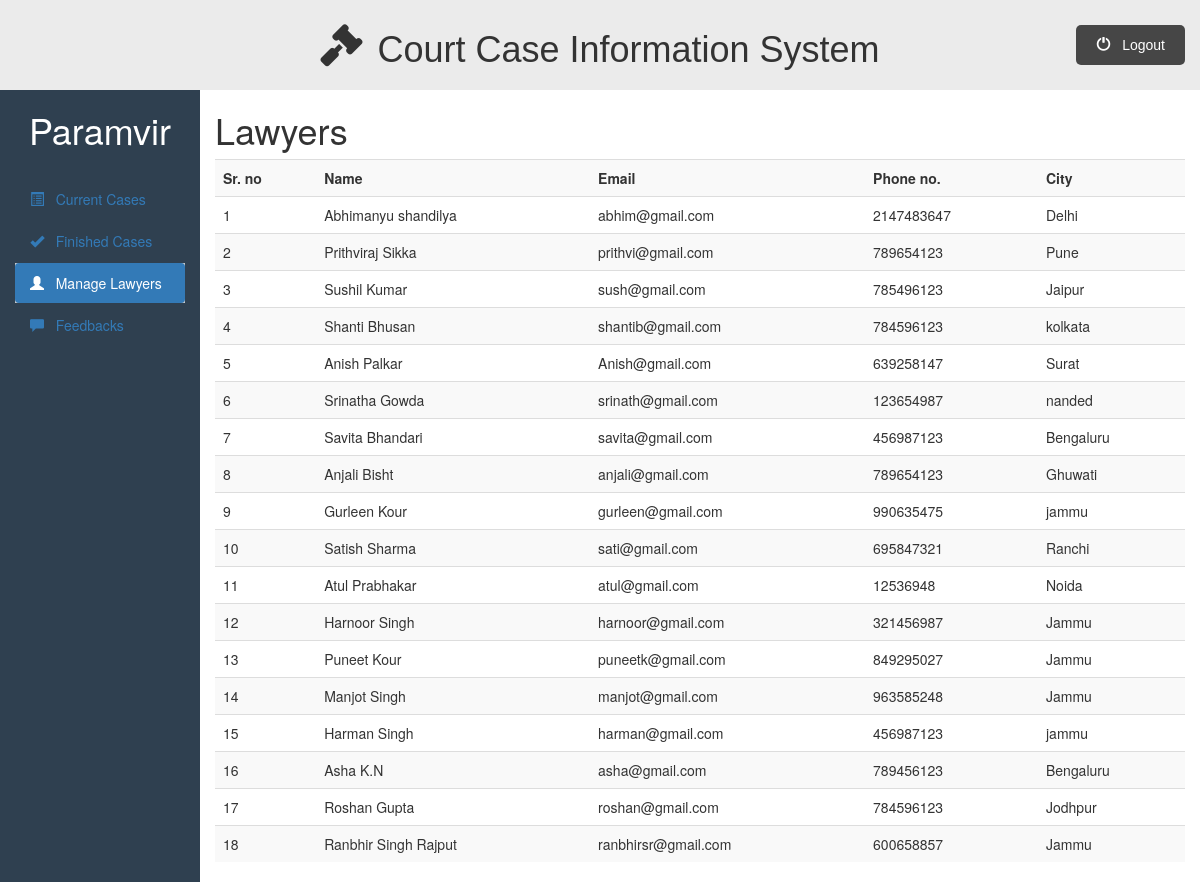
The app's page /admin_dashboard.php?q=managelawyers (signed in) with its own data.
### tables this page shows
CREATE TABLE `lawyer_login` (
  `lawyer_id` int(11) NOT NULL,
  `lawyer_first_name` varchar(50) NOT NULL,
  `lawyer_last_name` varchar(50) NOT NULL,
  `lawyer_email` varchar(50) NOT NULL,
  `lawyer_password` varchar(200) NOT NULL,
  `lawyer_phone_no` int(11) DEFAULT NULL,
  `lawyer_city` varchar(100) DEFAULT NULL,
  `lawyer_address` varchar(200) DEFAULT NULL,
  `lawyer_category` varchar(100) DEFAULT NULL
);

### Admin/managelawyers.php (the view, shortened to what this page needs)
<div class="container-fluid">
    <div class="row">
        <div class="col-sm-2">
            <h1>
                <?php echo $_SESSION["admin_name"]; ?>
            </h1>
            <br>
            <ul id="side_menu" class="nav nav-pills nav-stacked">
                <li class="">
                    <a href="admin_dashboard.php">
                        <span class="glyphicon glyphicon-list-alt"></span>
                        &nbsp; Current Cases
                     </a>
                </li>
                <li class="">
                    <a href="admin_dashboard.php?q=finishedcases">
                        <span class="glyphicon glyphicon-ok"></span>
                        &nbsp; Finished Cases
                    </a>
                </li>
                <li class="active">
                    <a href="admin_dashboard.php?q=managelawyers">
                        <span class="glyphicon glyphicon-user"></span>
                        &nbsp; Manage Lawyers
                    </a>
                </li>
                <li class="">
                    <a href="admin_dashboard.php?q=feedbacks">
                        <span class="glyphicon glyphicon-comment"></span>
                        &nbsp; Feedbacks
                    </a>
                </li>
            </ul>
       </div>
       <div class="col-sm-10">
            <h1>Lawyers</h1>
            <div class="table-responsive">
                <table class="table table-striped table-hover">
                    <tr>
                        <th>Sr. no</th>
                        <th>Name</th>
                        <th>Email</th>
                        <th>Phone no.</th>
                        <th>City</th>
                    </tr>
                        <?php
                            require_once("includes/db.php");
                            if ($con) {
                                $x=1;
                                $stmt = $con->prepare("
                                SELECT lawyer_id, lawyer_first_name, lawyer_last_name, lawyer_email,
                                lawyer_phone_no, lawyer_city
                                FROM lawyer_login");
                                $stmt->execute();
                                $stmt->store_result();
                                $stmt->bind_result($lawyer_id, $lawyer_first_name, $lawyer_last_name,
                                $lawyer_email, $lawyer_phone, $lawyer_city);
                                while ($stmt->fetch()) {
                                    echo "
                                    <tr>
                                        <td> {$x} </td>
                                        <td> {$lawyer_first_name} {$lawyer_last_name}</td>
                                        <td> {$lawyer_email} </td>
                                        <td> {$lawyer_phone} </td>
                                        <td> {$lawyer_city} </td>
                                    </tr>
                                    ";
                                    $x++;
                                }
                            }
                            else{
                                echo "Server Prob";
                            }
                        ?>
                </table>
            </div>
       </div>
   </div>
</div>

### Public/css/style.css (style rules this page uses)
* { padding: 0%; margin: 0%; box-sizing: border-box; }
html { scroll-behavior: smooth; }
ul { list-style-type: none; }
.active, .accordion:hover { background-color: #ccc; }

### Public/css/dashboard.css (style rules this page uses)
.row { background-color: #2f4050; }
.col-sm-10 { background-color: #fff; }
.col-sm-2 h1 { color: #fff; text-align:center; }

### records on screen
lawyer_login: lawyer_first_name "Abhimanyu", lawyer_last_name "shandilya", lawyer_email "abhim@gmail.com", lawyer_phone_no "2147483647", lawyer_city "Delhi"
lawyer_login: lawyer_first_name "Prithviraj", lawyer_last_name "Sikka", lawyer_email "prithvi@gmail.com", lawyer_phone_no "789654123", lawyer_city "Pune"
lawyer_login: lawyer_first_name "Sushil", lawyer_last_name "Kumar", lawyer_email "sush@gmail.com", lawyer_phone_no "785496123", lawyer_city "Jaipur"
lawyer_login: lawyer_first_name "Shanti", lawyer_last_name "Bhusan", lawyer_email "shantib@gmail.com", lawyer_phone_no "784596123", lawyer_city "kolkata"
lawyer_login: lawyer_first_name "Anish", lawyer_last_name "Palkar", lawyer_email "Anish@gmail.com", lawyer_phone_no "639258147", lawyer_city "Surat"
lawyer_login: lawyer_first_name "Srinatha", lawyer_last_name "Gowda", lawyer_email "srinath@gmail.com", lawyer_phone_no "123654987", lawyer_city "nanded"
lawyer_login: lawyer_first_name "Savita", lawyer_last_name "Bhandari", lawyer_email "savita@gmail.com", lawyer_phone_no "456987123", lawyer_city "Bengaluru"
lawyer_login: lawyer_first_name "Anjali", lawyer_last_name "Bisht", lawyer_email "anjali@gmail.com", lawyer_phone_no "789654123", lawyer_city "Ghuwati"
lawyer_login: lawyer_first_name "Gurleen", lawyer_last_name "Kour", lawyer_email "gurleen@gmail.com", lawyer_phone_no "990635475", lawyer_city "jammu"
lawyer_login: lawyer_first_name "Satish", lawyer_last_name "Sharma", lawyer_email "sati@gmail.com", lawyer_phone_no "695847321", lawyer_city "Ranchi"
lawyer_login: lawyer_first_name "Atul", lawyer_last_name "Prabhakar", lawyer_email "atul@gmail.com", lawyer_phone_no "12536948", lawyer_city "Noida"
lawyer_login: lawyer_first_name "Harnoor", lawyer_last_name "Singh", lawyer_email "harnoor@gmail.com", lawyer_phone_no "321456987", lawyer_city "Jammu"
lawyer_login: lawyer_first_name "Puneet", lawyer_last_name "Kour", lawyer_email "puneetk@gmail.com", lawyer_phone_no "849295027", lawyer_city "Jammu"
lawyer_login: lawyer_first_name "Manjot", lawyer_last_name "Singh", lawyer_email "manjot@gmail.com", lawyer_phone_no "963585248", lawyer_city "Jammu"
lawyer_login: lawyer_first_name "Harman", lawyer_last_name "Singh", lawyer_email "harman@gmail.com", lawyer_phone_no "456987123", lawyer_city "jammu"
lawyer_login: lawyer_first_name "Asha", lawyer_last_name "K.N", lawyer_email "asha@gmail.com", lawyer_phone_no "789456123", lawyer_city "Bengaluru"
lawyer_login: lawyer_first_name "Roshan", lawyer_last_name "Gupta", lawyer_email "roshan@gmail.com", lawyer_phone_no "784596123", lawyer_city "Jodhpur"
lawyer_login: lawyer_first_name "Ranbhir Singh", lawyer_last_name "Rajput", lawyer_email "ranbhirsr@gmail.com", lawyer_phone_no "600658857", lawyer_city "Jammu"

### other values on screen
$_SESSION["admin_name"] "Paramvir"
